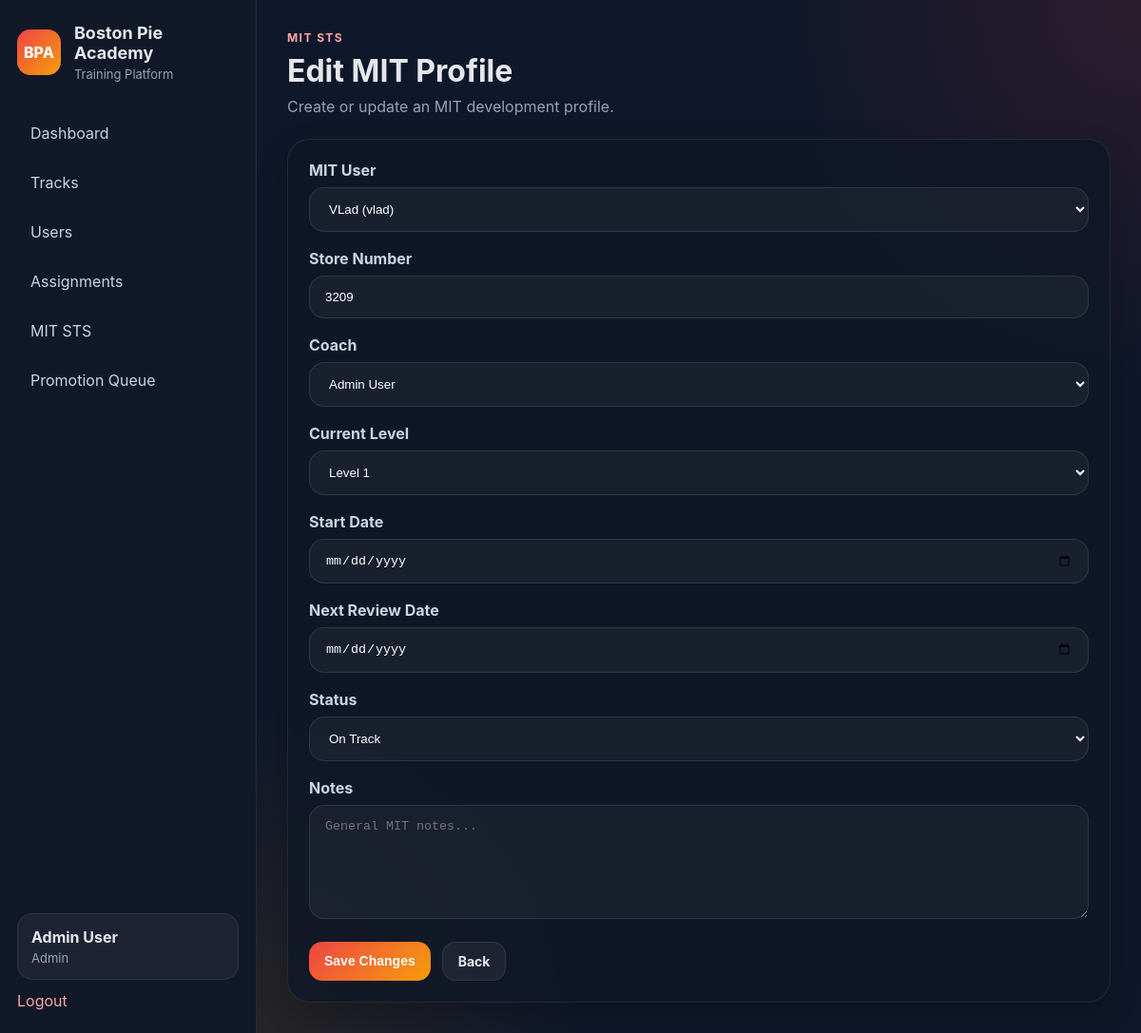
The page /mit-sts/mits/1/edit (signed in) on the database its author committed.
### app/models.py (models this page shows, shortened)
class User(UserMixin, db.Model):
    __tablename__ = "users"
    id = db.Column(db.Integer, primary_key=True)
    name = db.Column(db.String(120), nullable=False)
    username = db.Column(db.String(80), unique=True, nullable=False)
    password_hash = db.Column(db.String(255), nullable=False)
    role = db.Column(db.String(50), nullable=False, default="tm")
    store_number = db.Column(db.String(20), nullable=True)
    is_active_user = db.Column(db.Boolean, default=True)
    created_at = db.Column(db.DateTime, default=datetime.utcnow)
    progress_records = db.relationship(
        "LessonProgress",
        backref="user",
        cascade="all, delete-orphan",
        lazy=True
    )
    assignments = db.relationship(
        "TrackAssignment",
        foreign_keys="TrackAssignment.user_id",
        backref="user",
        cascade="all, delete-orphan",
        lazy=True
    )
    assigned_tracks_created = db.relationship(
        "TrackAssignment",
        foreign_keys="TrackAssignment.assigned_by_user_id",
        backref="assigned_by_user",
        lazy=True
    )
    quiz_attempts = db.relationship(
        "QuizAttempt",
        backref="user",
        cascade="all, delete-orphan",
        lazy=True
    )
    mit_profiles = db.relationship(
        "MITProfile",
        foreign_keys="MITProfile.user_id",
        backref="mit_user",
        lazy=True
    )
    coached_mits = db.relationship(
        "MITProfile",
        foreign_keys="MITProfile.coach_user_id",
        backref="coach_user",
        lazy=True
    )
    verified_mit_items = db.relationship(
        "MITLevelProgress",
        foreign_keys="MITLevelProgress.verified_by_user_id",
        backref="verified_by_user",
        lazy=True
    )
    mit_reviews_written = db.relationship(
        "MITReview",
        foreign_keys="MITReview.reviewer_user_id",
        backref="reviewer_user",
        lazy=True
    )
    mit_promotions_approved = db.relationship(
        "MITPromotion",
        foreign_keys="MITPromotion.approved_by_user_id",
        backref="approved_by_user",
        lazy=True
    )
    mit_action_items_owned = db.relationship(
        "MITActionPlanItem",
        foreign_keys="MITActionPlanItem.owner_user_id",
        backref="owner_user",
        lazy=True
    )
    mit_tasks_assigned = db.relationship(
        "MITTask",
        foreign_keys="MITTask.assigned_by_user_id",
        backref="assigned_by_user",
        lazy=True
    )
    @property
    def is_active(self):
        return self.is_active_user

class MITProfile(db.Model):
    __tablename__ = "mit_profiles"
    id = db.Column(db.Integer, primary_key=True)
    user_id = db.Column(db.Integer, db.ForeignKey("users.id"), nullable=False)
    store_number = db.Column(db.String(20), nullable=True)
    coach_user_id = db.Column(db.Integer, db.ForeignKey("users.id"), nullable=True)
    current_level = db.Column(db.Integer, nullable=False, default=1)
    target_level = db.Column(db.String(20), nullable=False, default="2")
    start_date = db.Column(db.Date, nullable=True)
    sts_status = db.Column(db.String(20), nullable=False, default="on_track")
    last_review_date = db.Column(db.Date, nullable=True)
    next_review_date = db.Column(db.Date, nullable=True)
    notes = db.Column(db.Text, nullable=True)
    created_at = db.Column(db.DateTime, default=datetime.utcnow)
    updated_at = db.Column(db.DateTime, default=datetime.utcnow, onupdate=datetime.utcnow)
    progress_items = db.relationship(
        "MITLevelProgress",
        backref="mit_profile",
        cascade="all, delete-orphan",
        lazy=True
    )
    reviews = db.relationship(
        "MITReview",
        backref="mit_profile",
        cascade="all, delete-orphan",
        lazy=True,
        order_by="MITReview.review_date.desc()"
    )
    action_plans = db.relationship(
        "MITActionPlan",
        backref="mit_profile",
        cascade="all, delete-orphan",
        lazy=True
    )
    promotions = db.relationship(
        "MITPromotion",
        backref="mit_profile",
        cascade="all, delete-orphan",
        lazy=True,
        order_by="MITPromotion.effective_date.desc()"
    )
    tasks = db.relationship(
        "MITTask",
        backref="mit_profile",
        cascade="all, delete-orphan",
        lazy=True,
        order_by="MITTask.created_at.desc()"
    )

### app/mit_sts/routes.py (the view, shortened to what this page needs)
@mit_sts_bp.route("/mits/<int:mit_id>/edit", methods=["GET", "POST"])
@login_required
def edit_mit(mit_id):
    if not is_leadership():
        flash("You do not have permission to edit MIT profiles.", "danger")
        return redirect(url_for("academy.dashboard"))
    mit = MITProfile.query.get_or_404(mit_id)
    users = User.query.order_by(User.name.asc()).all()
    coaches = User.query.filter(
        User.role.in_(["coach", "admin", "training_director"])
    ).order_by(User.name.asc()).all()
    return render_template(
        "mit_sts/mit_form.html",
        page_title="Edit MIT Profile",
        submit_label="Save Changes",
        mit=mit,
        users=users,
        coaches=coaches,
        user=current_user,
    )

### app/mit_sts/routes.py (called while the page is built)
def is_leadership():
    return current_user.is_authenticated and current_user.role in [
        "coach",
        "admin",
        "training_director",
    ]

### app/models.py (called while the page is built)
@login_manager.user_loader
def load_user(user_id):
    return User.query.get(int(user_id))

### app/templates/mit_sts/mit_form.html (shortened to what this page needs)
{% extends "base.html" %}
{% block content %}
<div class="page-header">
    <div>
        <p class="eyebrow">MIT STS</p>
        <h2>{{ page_title }}</h2>
        <p class="subtle">Create or update an MIT development profile.</p>
    </div>
</div>
<div class="card form-card">
    <form method="POST" class="form-grid">
        <div class="form-group">
            <label>MIT User</label>
            <select name="user_id" required>
                {% for item in users %}
                <option value="{{ item.id }}"
                    {% if mit and mit.user_id == item.id %}selected{% endif %}>
                    {{ item.name }} ({{ item.username }})
                </option>
                {% endfor %}
            </select>
        </div>
        <div class="form-group">
            <label>Store Number</label>
            <input type="text" name="store_number" value="{{ mit.store_number if mit else '' }}" placeholder="Example: 3209">
        </div>
        <div class="form-group">
            <label>Coach</label>
            <select name="coach_user_id">
                {% for coach in coaches %}
                <option value="{{ coach.id }}"
                    {% if mit and mit.coach_user_id == coach.id %}selected{% endif %}>
                    {{ coach.name }}
                </option>
                {% endfor %}
            </select>
        </div>
        <div class="form-group">
            <label>Current Level</label>
            <select name="current_level" required>
                <option value="1" {% if not mit or mit.current_level == 1 %}selected{% endif %}>Level 1</option>
            </select>
        </div>
        <div class="form-group">
            <label>Start Date</label>
            <input type="date" name="start_date" value="{{ mit.start_date.strftime('%Y-%m-%d') if mit and mit.start_date else '' }}">
        </div>
        <div class="form-group">
            <label>Next Review Date</label>
            <input type="date" name="next_review_date" value="{{ mit.next_review_date.strftime('%Y-%m-%d') if mit and mit.next_review_date else '' }}">
        </div>
        <div class="form-group">
            <label>Status</label>
            {% set current_status = mit.sts_status if mit else 'on_track' %}
            <select name="sts_status">
                <option value="on_track" {% if current_status == 'on_track' %}selected{% endif %}>On Track</option>
            </select>
        </div>
        <div class="form-group form-group-full">
            <label>Notes</label>
            <textarea name="notes" rows="4" placeholder="General MIT notes...">{{ mit.notes if mit and mit.notes else '' }}</textarea>
        </div>
        <div class="form-actions form-group-full">
            <button type="submit" class="btn btn-primary">{{ submit_label }}</button>
            <a href="{{ url_for('mit_sts.list_mits') }}" class="btn btn-secondary">Back</a>
        </div>
    </form>
</div>
{% endblock %}

### app/templates/base.html (shortened to what this page needs)
<!DOCTYPE html>
<html lang="en">
<head>
    <link rel="stylesheet" href="{{ url_for('static', filename='css/style.css') }}">
</head>
<body>
    <div class="app-shell">
        <aside class="sidebar">
            <div>
                <div class="brand">
                    <div class="brand-mark">BPA</div>
                    <div>
                        <h1>Boston Pie Academy</h1>
                        <p>Training Platform</p>
                    </div>
                </div>
                {% if current_user.is_authenticated %}
                <nav class="nav">
                    {% if current_user.role == 'tm' %}
                    <a href="{{ url_for('academy.my_training') }}">My Training</a>
                    {% elif current_user.role == 'mit' %}
                    <a href="{{ url_for('mit_sts.my_mit') }}">My MIT STS</a>
                    {% elif current_user.role == 'coach' %}
                    <a href="{{ url_for('academy.dashboard') }}">Dashboard</a>
                    <a href="{{ url_for('academy.manage_users') }}">Users</a>
                    <a href="{{ url_for('mit_sts.dashboard') }}">MIT STS</a>
                    <a href="{{ url_for('mit_sts.promotion_queue') }}">Promotion Queue</a>
                    {% else %}
                    <a href="{{ url_for('academy.dashboard') }}">Dashboard</a>
                    <a href="{{ url_for('academy.tracks_library') }}">Tracks</a>
                    <a href="{{ url_for('academy.manage_users') }}">Users</a>
                    <a href="{{ url_for('academy.manage_assignments') }}">Assignments</a>
                    <a href="{{ url_for('mit_sts.dashboard') }}">MIT STS</a>
                    <a href="{{ url_for('mit_sts.promotion_queue') }}">Promotion Queue</a>
                    {% endif %}
                </nav>
                {% endif %}
            </div>
            {% if current_user.is_authenticated %}
            <div class="sidebar-footer">
                <div class="user-chip">
                    <strong>{{ current_user.name }}</strong>
                    <span>{{ current_user.role.replace('_', ' ').title() }}</span>
                </div>
                <a class="logout-link" href="{{ url_for('auth.logout') }}">Logout</a>
            </div>
            {% endif %}
        </aside>
        <main class="main-content">
            {% block content %}{% endblock %}
        </main>
    </div>
</body>
</html>

### app/static/css/style.css (style rules this page uses)
* { box-sizing: border-box; }
body { margin: 0; font-family: Inter, Arial, sans-serif; background: #0f172a; color: #e5e7eb; }
a { text-decoration: none; }
.app-shell { display: flex; min-height: 100vh; }
.sidebar { width: 270px; background: #111827; border-right: 1px solid rgba(255,255,255,0.08); padding: 24px 18px; display: flex; flex-direction: column; justify-content: space-between; }
.brand { display: flex; gap: 14px; align-items: center; margin-bottom: 32px; }
.brand-mark { width: 48px; height: 48px; border-radius: 14px; background: linear-gradient(135deg, #ef4444, #f59e0b); display: flex; align-items: center; justify-content: center; font-weight: 800; color: white; }
.brand h1 { margin: 0; font-size: 18px; }
.brand p { margin: 4px 0 0; color: #94a3b8; font-size: 13px; }
.nav { display: flex; flex-direction: column; gap: 8px; }
.nav a { color: #cbd5e1; padding: 12px 14px; border-radius: 12px; transition: 0.2s ease; }
.sidebar-footer { margin-top: 32px; }
.user-chip { background: rgba(255,255,255,0.05); border: 1px solid rgba(255,255,255,0.08); border-radius: 16px; padding: 14px; display: flex; flex-direction: column; gap: 4px; }
.user-chip span { color: #94a3b8; font-size: 13px; }
.logout-link { display: inline-block; margin-top: 12px; color: #fca5a5; }
.main-content { flex: 1; padding: 32px; background: radial-gradient(circle at top right, rgba(239, 68, 68, 0.12), transparent 28%), radial-gradient(circle at bottom left, rgba(245, 158, 11, 0.10), transparent 24%), #0f172a; }
.page-header { display: flex; align-items: flex-start; justify-content: space-between; gap: 16px; margin-bottom: 24px; }
.eyebrow { margin: 0 0 8px; color: #fca5a5; font-size: 12px; font-weight: 700; letter-spacing: 0.12em; }
.page-header h2 { margin: 0; font-size: 32px; }
.subtle { margin: 8px 0 0; color: #94a3b8; }
.card { background: rgba(17, 24, 39, 0.82); border: 1px solid rgba(255,255,255,0.08); border-radius: 24px; padding: 22px; box-shadow: 0 12px 32px rgba(0,0,0,0.20); }
.btn { border: none; border-radius: 14px; padding: 11px 16px; cursor: pointer; font-weight: 700; font-size: 14px; display: inline-flex; align-items: center; justify-content: center; }
.btn-primary { background: linear-gradient(135deg, #ef4444, #f59e0b); color: white; }
.btn-secondary { background: rgba(255,255,255,0.06); color: #e5e7eb; border: 1px solid rgba(255,255,255,0.08); }
.form-card { max-width: 920px; }
.form-grid { display: grid; grid-template-columns: repeat(2, minmax(220px, 1fr)); gap: 18px; }
.form-group { display: flex; flex-direction: column; gap: 8px; }
.form-group-full { grid-column: 1 / -1; }
.form-group label { font-weight: 700; color: #cbd5e1; }
.form-group input:not([type="checkbox"]):not([type="radio"]), .form-group textarea, .form-group select { width: 100%; padding: 14px 16px; border-radius: 16px; border: 1px solid rgba(255,255,255,0.10); background: rgba(255,255,255,0.04); color: white; outline: none; }
.form-group textarea { resize: vertical; min-height: 120px; }
.form-actions { display: flex; gap: 12px; margin-top: 6px; }
.form-card .form-grid { grid-template-columns: 1fr; }

### rows shown on the page
User: name "Admin User", role.replace "Admin"
MITProfile: user_id "VLad (vlad)", store_number "3209", coach_user_id "Admin User", current_level "Level 1", sts_status "On Track"

### other values the page prints
{{ page_title }} "Edit MIT Profile"
{{ submit_label }} "Save Changes"
